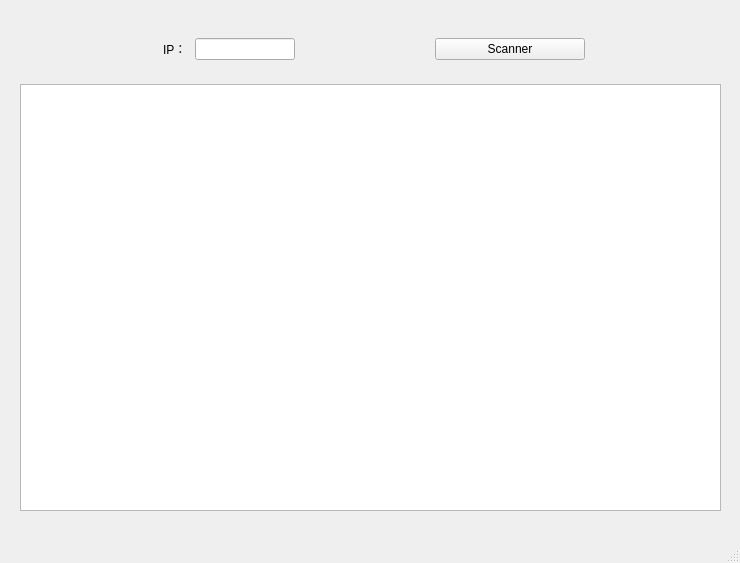
<?xml version="1.0" encoding="UTF-8"?>
<ui version="4.0">
 <class>Scan</class>
 <widget class="QMainWindow" name="Scan">
  <property name="geometry">
   <rect>
    <x>0</x>
    <y>0</y>
    <width>740</width>
    <height>563</height>
   </rect>
  </property>
  <property name="windowTitle">
   <string>MainWindow</string>
  </property>
  <widget class="QWidget" name="centralwidget">
   <widget class="QWidget" name="widget_3" native="true">
    <property name="geometry">
     <rect>
      <x>20</x>
      <y>20</y>
      <width>701</width>
      <height>491</height>
     </rect>
    </property>
    <layout class="QVBoxLayout" name="verticalLayout">
     <item>
      <widget class="QWidget" name="widget_2" native="true">
       <layout class="QHBoxLayout" name="horizontalLayout_2">
        <item>
         <widget class="QWidget" name="widget" native="true">
          <property name="maximumSize">
           <size>
            <width>150</width>
            <height>16777215</height>
           </size>
          </property>
          <layout class="QHBoxLayout" name="horizontalLayout">
           <item>
            <widget class="QLabel" name="label">
             <property name="text">
              <string>IP：</string>
             </property>
            </widget>
           </item>
           <item>
            <widget class="QLineEdit" name="lineEdit">
             <property name="maximumSize">
              <size>
               <width>100</width>
               <height>16777215</height>
              </size>
             </property>
            </widget>
           </item>
          </layout>
         </widget>
        </item>
        <item>
         <widget class="QPushButton" name="pushButton">
          <property name="minimumSize">
           <size>
            <width>50</width>
            <height>0</height>
           </size>
          </property>
          <property name="maximumSize">
           <size>
            <width>150</width>
            <height>16777215</height>
           </size>
          </property>
          <property name="text">
           <string>Scanner</string>
          </property>
         </widget>
        </item>
       </layout>
      </widget>
     </item>
     <item>
      <widget class="QTableWidget" name="tableWidget"/>
     </item>
    </layout>
   </widget>
  </widget>
  <widget class="QMenuBar" name="menubar">
   <property name="geometry">
    <rect>
     <x>0</x>
     <y>0</y>
     <width>740</width>
     <height>22</height>
    </rect>
   </property>
  </widget>
  <widget class="QStatusBar" name="statusbar"/>
 </widget>
 <resources/>
 <connections/>
</ui>
